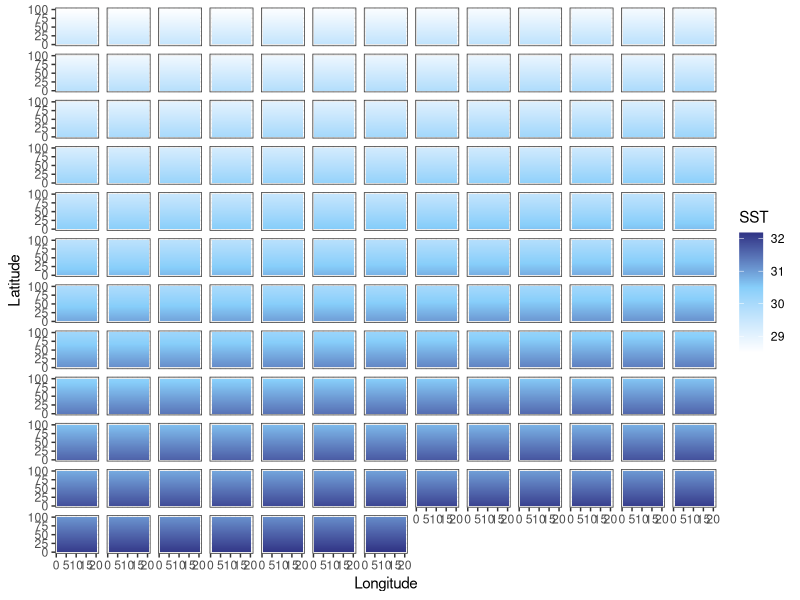
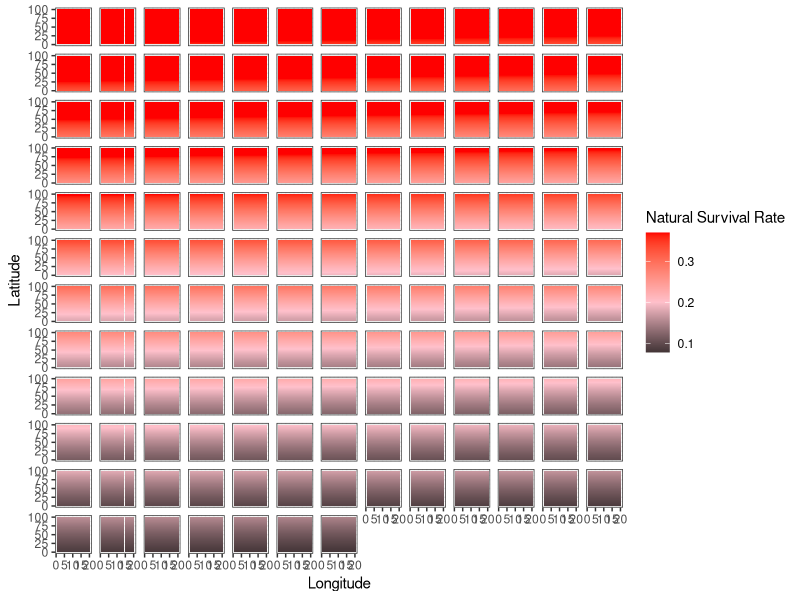
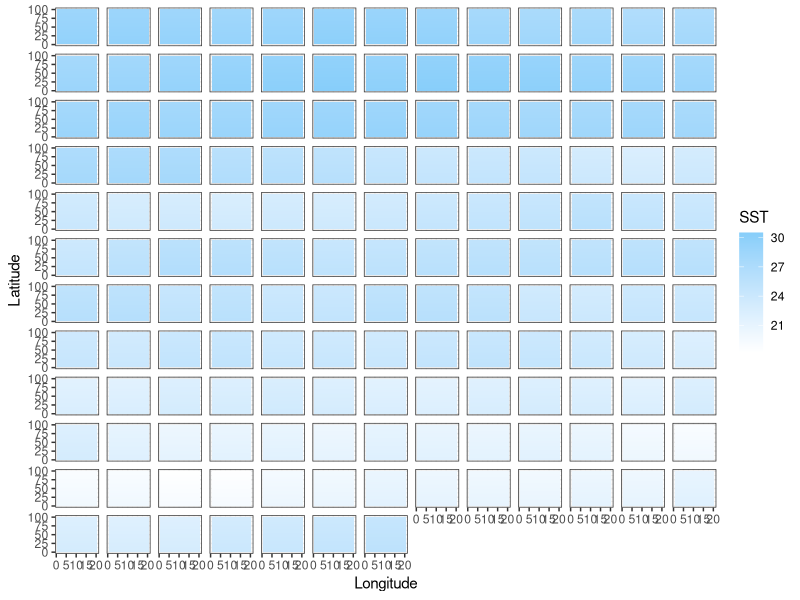
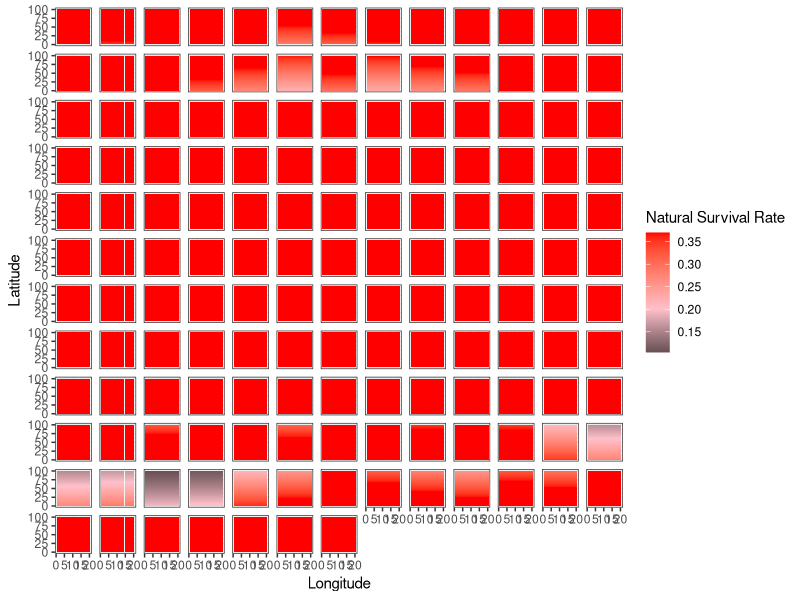
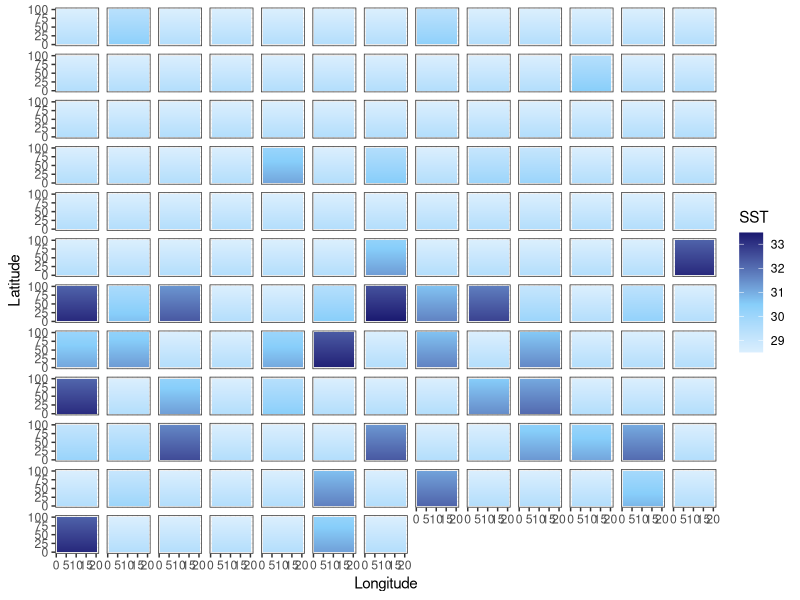
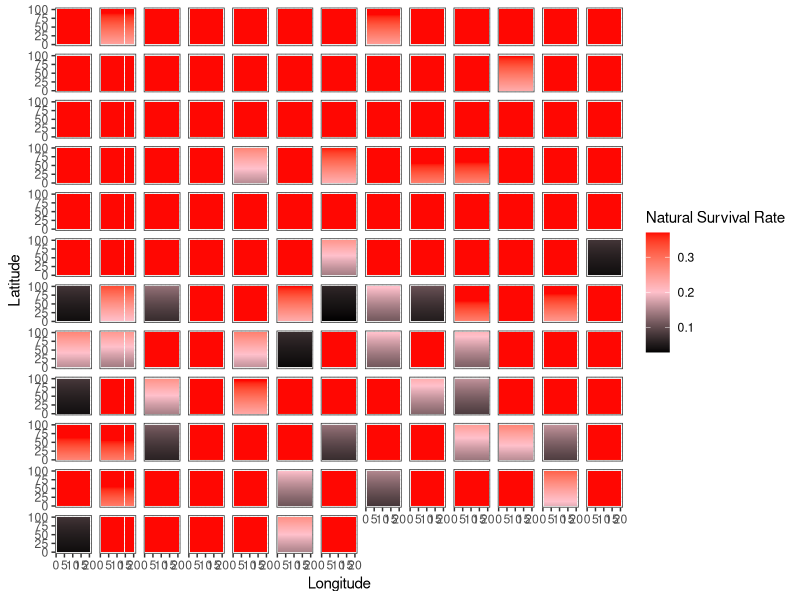

The R script that drew these images, in order:
library(tidyverse)

addTaskCallback(function(...) {set.seed(42);TRUE})
options(warn=-1)

years = 150
NS.patches = 100
EW.patches = 20
opt.temp = 25

calc_temp_mortality <- function(SST, opt.temp, temp.range, s) {
  nat.m = array(0, c(nrow(SST), ncol(SST)))
  m = 1 - exp((-(SST[,] - opt.temp)^2)/(temp.range^2)) # temperature based mortality function from Walsworth et al.
  m = 1 - m
  nat.m = ifelse(m > s, s, m)
  return(nat.m)
}

# 0.37      29
# 0.2909605 30
# 0.1690133 31
# 0.0889436 32
# 0.0424048 33
# 0.0183156 34
# 0.007167  35



### UNCOMMENT FOR CONSTANT MEAN SHIFT SST
SST.patches.mean <- array(0, c(NS.patches, EW.patches, years))
start_SST = (opt.temp + 3.5) + NS.patches*0.01

for (i in 1:years) {
  SST = start_SST
  for (lat in 1:NS.patches) {
    SST.patches.mean[lat,,i] = SST
    SST = SST - 0.01
  }
  start_SST = start_SST + 0.018
}

### UNCOMMENT FOR ENSO VARIABLE MEAN SST
SST.patches.enso <- array(0, c(NS.patches, EW.patches, years))
start_SST = (opt.temp + 3.5) + NS.patches*0.01

for (i in 1:years) {
  SST = start_SST
  for (lat in 1:NS.patches) {
    SST.patches.enso[lat,,i] = SST
    SST = SST - 0.01
  }
  start_SST = start_SST + rnorm(1, mean = 0.018, sd = .5)
}

### UNCOMMENT FOR SHOCK SST CHANGES
SST.patches.shock <- array(0, c(NS.patches, EW.patches, years))
start_SST = (opt.temp + 3.5) + NS.patches*0.01

for (i in 1:years) {
  heat_prob = runif(1, 0, 1)
  if ((i < 75 & heat_prob < 0.1) | (i >= 75 & heat_prob < 0.35)) {
    intensity <- runif(1, .5, ifelse(i < 75, 2, 4))
    SST = start_SST + intensity
  } else {
    SST = start_SST
  }
  for (lat in 1:NS.patches) {
    SST.patches.shock[lat,,i] = SST
    SST = SST - 0.01
  }
}

output_df_mean = data.frame() #create dataframe to hold results
output_df_enso = data.frame()
output_df_shock = data.frame()


# Mean --------------------------------------------------------------------

for(b in 1:years) {
  SSTdf_mean = SST.patches.mean[,,b] %>% 
    as.data.frame() 
  
  SSTdf_mean$lat = c(1:NS.patches)
  SSTdf_mean$year = paste0(b)
  
  output_df_mean = bind_rows(output_df_mean, SSTdf_mean)
}

SSTdf_mean = output_df_mean %>% 
  pivot_longer(V1:V20,
               names_to = "lon",
               values_to = "sst") %>% 
  mutate(lon = case_when(
    lon == "V1" ~ 1,
    lon == "V2" ~ 2,
    lon == "V3" ~ 3,
    lon == "V4" ~ 4,
    lon == "V5" ~ 5,
    lon == "V6" ~ 6,
    lon == "V7" ~ 7,
    lon == "V8" ~ 8,
    lon == "V9" ~ 9,
    lon == "V10" ~ 10,
    lon == "V11" ~ 11,
    lon == "V12" ~ 12,
    lon == "V13" ~ 13,
    lon == "V14" ~ 14,
    lon == "V15" ~ 15,
    lon == "V16" ~ 16,
    lon == "V17" ~ 17,
    lon == "V18" ~ 18,
    lon == "V19" ~ 19,
    lon == "V20" ~ 20
    )) %>% 
  mutate(year = as.numeric(year))

mt = ggplot(SSTdf_mean, aes(lon, lat, fill = sst)) +
  geom_tile() +
  labs(x = "Longitude", y = "Latitude", fill = "SST") +
  theme_bw() +
  scale_fill_gradient2(low = "white", high = "midnightblue", mid = "lightskyblue", midpoint = 30.5) +
  facet_wrap(~year) + 
  theme(
    strip.background = element_blank(),
    strip.text.x = element_blank())

SSTdf_mean = SSTdf_mean %>% 
  mutate(mortality = 1 - (1 - exp((-(sst - 25)^2)/(4.5^2)))) %>% 
  mutate(survival = ifelse(mortality > 0.37, 0.37, mortality))

mm = ggplot(SSTdf_mean, aes(lon, lat, fill = survival)) +
  geom_tile() +
  labs(x = "Longitude", y = "Latitude", fill = "Natural Survival Rate") +
  theme_bw() +
  scale_fill_gradient2(low = "black", high = "red", mid = "pink", midpoint = .2) +
  facet_wrap(~year) + 
  theme(
    strip.background = element_blank(),
    strip.text.x = element_blank())

# ENSO --------------------------------------------------------------------

for(b in 1:years) {
  SSTdf_enso = SST.patches.enso[,,b] %>% 
    as.data.frame() 
  
  SSTdf_enso$lat = c(1:NS.patches)
  SSTdf_enso$year = paste0(b)
  
  output_df_enso = bind_rows(output_df_enso, SSTdf_enso)
}

SSTdf_enso = output_df_enso %>% 
  pivot_longer(V1:V20,
               names_to = "lon",
               values_to = "sst") %>% 
  mutate(lon = case_when(
    lon == "V1" ~ 1,
    lon == "V2" ~ 2,
    lon == "V3" ~ 3,
    lon == "V4" ~ 4,
    lon == "V5" ~ 5,
    lon == "V6" ~ 6,
    lon == "V7" ~ 7,
    lon == "V8" ~ 8,
    lon == "V9" ~ 9,
    lon == "V10" ~ 10,
    lon == "V11" ~ 11,
    lon == "V12" ~ 12,
    lon == "V13" ~ 13,
    lon == "V14" ~ 14,
    lon == "V15" ~ 15,
    lon == "V16" ~ 16,
    lon == "V17" ~ 17,
    lon == "V18" ~ 18,
    lon == "V19" ~ 19,
    lon == "V20" ~ 20
  )) %>% 
  mutate(year = as.numeric(year))

et = ggplot(SSTdf_enso, aes(lon, lat, fill = sst)) +
  geom_tile() +
  labs(x = "Longitude", y = "Latitude", fill = "SST") +
  theme_bw() +
  scale_fill_gradient2(low = "white", high = "midnightblue", mid = "lightskyblue", midpoint = 30.5) +
  facet_wrap(~year) + 
  theme(
    strip.background = element_blank(),
    strip.text.x = element_blank())

SSTdf_enso = SSTdf_enso %>% 
  mutate(mortality = 1 - (1 - exp((-(sst - 25)^2)/(4.5^2)))) %>% 
  mutate(survival = ifelse(mortality > 0.37, 0.37, mortality))

em = ggplot(SSTdf_enso, aes(lon, lat, fill = survival)) +
  geom_tile() +
  labs(x = "Longitude", y = "Latitude", fill = "Natural Survival Rate") +
  theme_bw() +
  scale_fill_gradient2(low = "black", high = "red", mid = "pink", midpoint = .2) +
  facet_wrap(~year) + 
  theme(
    strip.background = element_blank(),
    strip.text.x = element_blank())

# shock -------------------------------------------------------------------

for(b in 1:years) {
  SSTdf_shock = SST.patches.shock[,,b] %>% 
    as.data.frame() 
  
  SSTdf_shock$lat = c(1:NS.patches)
  SSTdf_shock$year = paste0(b)
  
  output_df_shock = bind_rows(output_df_shock, SSTdf_shock)
}

SSTdf_shock = output_df_shock %>% 
  pivot_longer(V1:V20,
               names_to = "lon",
               values_to = "sst") %>% 
  mutate(lon = case_when(
    lon == "V1" ~ 1,
    lon == "V2" ~ 2,
    lon == "V3" ~ 3,
    lon == "V4" ~ 4,
    lon == "V5" ~ 5,
    lon == "V6" ~ 6,
    lon == "V7" ~ 7,
    lon == "V8" ~ 8,
    lon == "V9" ~ 9,
    lon == "V10" ~ 10,
    lon == "V11" ~ 11,
    lon == "V12" ~ 12,
    lon == "V13" ~ 13,
    lon == "V14" ~ 14,
    lon == "V15" ~ 15,
    lon == "V16" ~ 16,
    lon == "V17" ~ 17,
    lon == "V18" ~ 18,
    lon == "V19" ~ 19,
    lon == "V20" ~ 20
  )) %>% 
  mutate(year = as.numeric(year))

st = ggplot(SSTdf_shock, aes(lon, lat, fill = sst)) +
  geom_tile() +
  labs(x = "Longitude", y = "Latitude", fill = "SST") +
  theme_bw() +
  scale_fill_gradient2(low = "white", high = "midnightblue", mid = "lightskyblue", midpoint = 30.5) +
  facet_wrap(~year) + 
  theme(
    strip.background = element_blank(),
    strip.text.x = element_blank())

SSTdf_shock = SSTdf_shock %>% 
  mutate(mortality = 1 - (1 - exp((-(sst - 25)^2)/(4.5^2)))) %>% 
  mutate(survival = ifelse(mortality > 0.37, 0.37, mortality))

sm = ggplot(SSTdf_shock, aes(lon, lat, fill = survival)) +
  geom_tile() +
  labs(x = "Longitude", y = "Latitude", fill = "Natural Survival Rate") +
  theme_bw() +
  scale_fill_gradient2(low = "black", high = "red", mid = "pink", midpoint = .2) +
  facet_wrap(~year) + 
  theme(
    strip.background = element_blank(),
    strip.text.x = element_blank())

mt 
mm

et
em

st
sm
